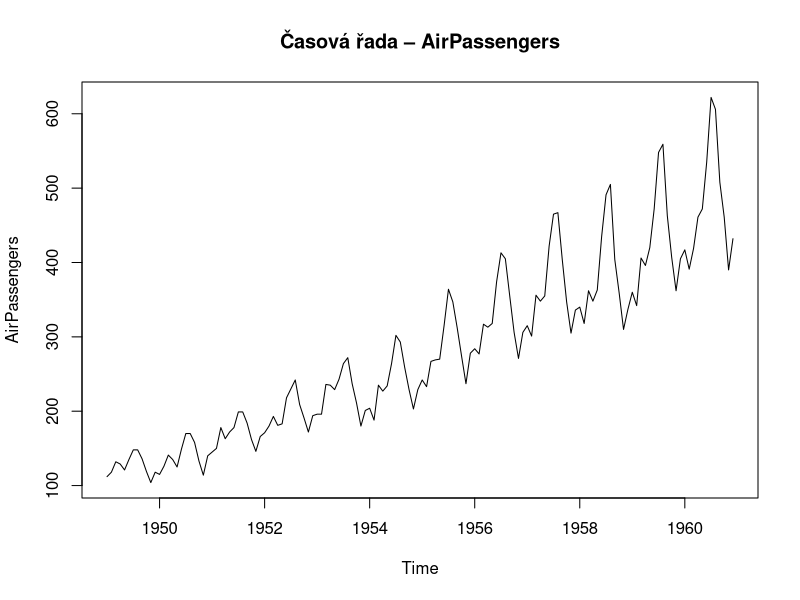

R code for this plot:
## ---- chunk 1
# nastavení knihoven a globální styl
library(ggplot2)
library(viridis)

# Styl pro všechny grafy
theme_set(theme_minimal(base_size = 14))

# globální barvy (viridis = moderní, konzistentní paleta)
scale_fill_manual <- function(...) scale_fill_viridis_d(...)
scale_color_manual <- function(...) scale_color_viridis_d(...)
## ---- chunk 2
plot(AirPassengers, main = "Časová řada – AirPassengers") #example
## ---- chunk 3

## ---- chunk 4

## ---- chunk 5

## ---- chunk 6

## ---- chunk 7

## ---- chunk 8

## ---- chunk 9

